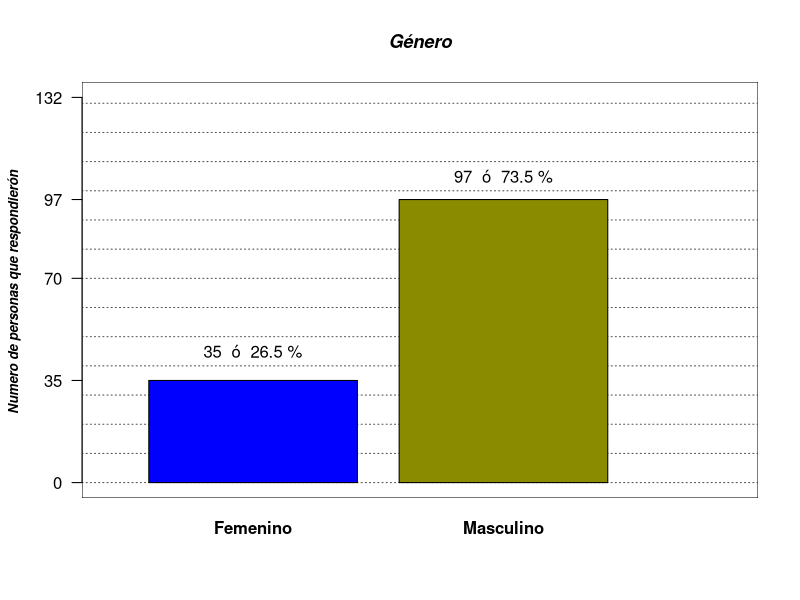
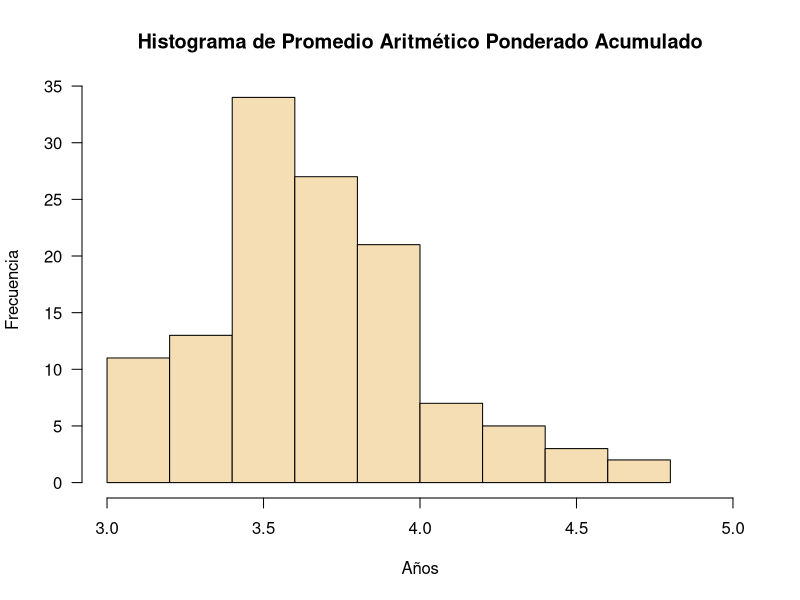
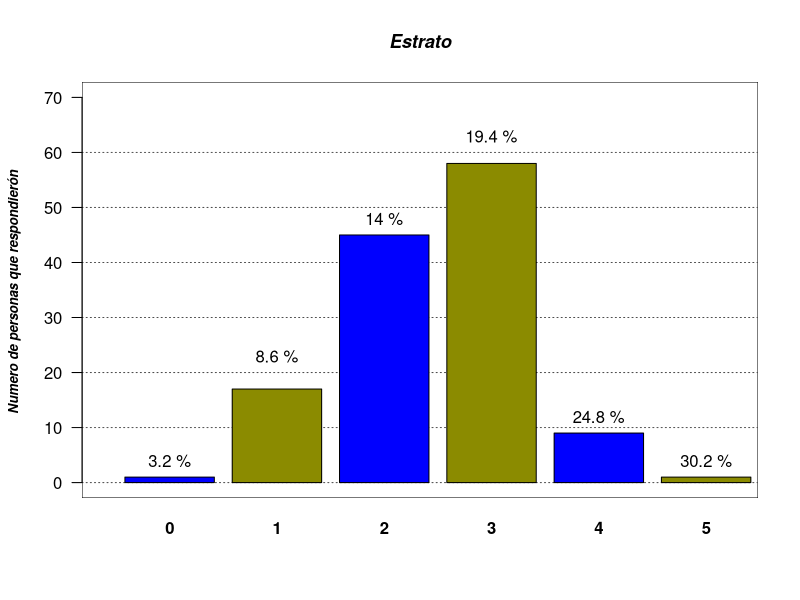

These charts were generated, in order, by the following R code:
## ---- chunk 1
knitr::opts_chunk$set(echo = FALSE,
                      message = FALSE,
                      warning = FALSE)
## ---- chunk 2
encuesta <- read.csv2("Encuesta_habitos_dep.csv", 
                       encoding = "UTF-8",
                       dec = ".")
## ---- chunk 3
#grafica de variable genero

par(bg="white")
plot(seq(0,3, length.out = 132), seq(0,132, length.out = 132), type="n",
     main   = "Género",
     
     font.main = 4,
     font.lab  = 4,
     cex.main  = 1.1,
     cex.lab   = 0.8,
     cex.sub   = 0.8,
     axes      = FALSE,
     xlab      = " ",
     ylab      = "Numero de personas que respondierón ",
     
     )

rect(par("usr")[1],par("usr")[3],par("usr")[2],par("usr")[4],col="white")

abline(h   = seq(0,132,10), 
       col = rep("grey30",17), 
       lty = 3,
       
       )

#guardar los datos de la columna en una tabla
tabla1 <- table(encuesta$genero)

#mostramos con barplot la tabla1
grafica1 <- barplot(tabla1,
                col       = c("blue", "yellow4"),
                font.axis = 2,
                axes      = FALSE,
                add       = TRUE
                )
axis(2, at = c(0,35,70,97,132),las = 1)

text(grafica1,
     c(45,105),
     labels = paste(tabla1," ó ",round((tabla1/sum(tabla1)*100),1),"%")
     )
## ---- chunk 4
papa <- as.numeric(encuesta$PAPA)

par(bg = "white")

hist(papa, main = "Histograma de Promedio Aritmético Ponderado Acumulado",
     xlab = "Años", ylab = "Frecuencia",
     border = "black",
     col = "wheat",
     las =1,
     xlim = c(3,5))
## ---- chunk 5


par(bg="white")
plot(seq(0,10, length.out = 60), seq(0,6, length.out = 60), type="n",
     main   = "Estrato",
     
     font.main = 4,
     font.lab  = 4,
     cex.main  = 1.1,
     cex.lab   = 0.8,
     cex.sub   = 0.8,
     axes      = FALSE,
     xlab      = " ",
     ylab      = "Numero de personas que respondierón ",
     xlim = c(0,7),
     ylim = c(0,70)
     )

rect(par("usr")[1],par("usr")[3],par("usr")[2],par("usr")[4],col="white")

abline(h   = seq(0,60,10), 
       col = rep("grey30",17), 
       lty = 3,
       
       )

#guardar los datos de la columna en una tabla
estrato <- table(encuesta$estrato)

#mostramos con barplot la tabla1
Barras_estrato <- barplot(estrato,
                col       = c("blue", "yellow4"),
                font.axis = 2,
                axes      = FALSE,
                add       = TRUE,
                xlim = c(0,5)
                )
axis(2, at = c(),las = 1)

text(Barras_estrato,
     c(4,23,48,63,12),
     labels = paste(round((Barras_estrato/sum(Barras_estrato)*100),1),"%")
     )

